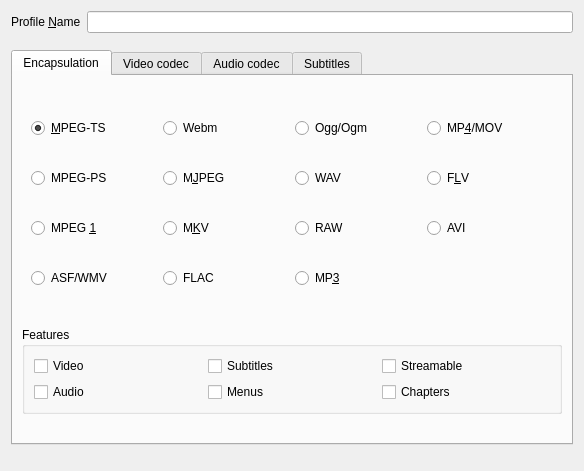
<?xml version="1.0" encoding="UTF-8"?>
<ui version="4.0">
 <class>Profiles</class>
 <widget class="QWidget" name="Profiles">
  <property name="geometry">
   <rect>
    <x>0</x>
    <y>0</y>
    <width>584</width>
    <height>471</height>
   </rect>
  </property>
  <property name="windowTitle">
   <string>Profile edition</string>
  </property>
  <layout class="QFormLayout" name="formLayout_4">
   <item row="3" column="0" colspan="2">
    <widget class="QTabWidget" name="tabWidget">
     <property name="sizePolicy">
      <sizepolicy hsizetype="Preferred" vsizetype="Preferred">
       <horstretch>0</horstretch>
       <verstretch>0</verstretch>
      </sizepolicy>
     </property>
     <property name="currentIndex">
      <number>0</number>
     </property>
     <widget class="QWidget" name="muxertab">
      <attribute name="title">
       <string>Encapsulation</string>
      </attribute>
      <layout class="QVBoxLayout" name="verticalLayout">
       <item>
        <widget class="QWidget" name="muxer" native="true">
         <property name="sizePolicy">
          <sizepolicy hsizetype="Expanding" vsizetype="Preferred">
           <horstretch>0</horstretch>
           <verstretch>0</verstretch>
          </sizepolicy>
         </property>
         <layout class="QGridLayout" name="gridLayout_5">
          <item row="3" column="1">
           <widget class="QRadioButton" name="FLACMux">
            <property name="text">
             <string>FLAC</string>
            </property>
            <attribute name="buttonGroup">
             <string notr="true">buttonGroup</string>
            </attribute>
           </widget>
          </item>
          <item row="0" column="3">
           <widget class="QRadioButton" name="MOVMux">
            <property name="text">
             <string>MP&amp;4/MOV</string>
            </property>
            <attribute name="buttonGroup">
             <string notr="true">buttonGroup</string>
            </attribute>
           </widget>
          </item>
          <item row="0" column="2">
           <widget class="QRadioButton" name="OggMux">
            <property name="text">
             <string>Ogg/Ogm</string>
            </property>
            <attribute name="buttonGroup">
             <string notr="true">buttonGroup</string>
            </attribute>
           </widget>
          </item>
          <item row="2" column="1">
           <widget class="QRadioButton" name="MKVMux">
            <property name="text">
             <string>M&amp;KV</string>
            </property>
            <attribute name="buttonGroup">
             <string notr="true">buttonGroup</string>
            </attribute>
           </widget>
          </item>
          <item row="1" column="1">
           <widget class="QRadioButton" name="MJPEGMux">
            <property name="text">
             <string>M&amp;JPEG</string>
            </property>
            <attribute name="buttonGroup">
             <string notr="true">buttonGroup</string>
            </attribute>
           </widget>
          </item>
          <item row="1" column="0">
           <widget class="QRadioButton" name="PSMux">
            <property name="text">
             <string>MPEG-PS</string>
            </property>
            <attribute name="buttonGroup">
             <string notr="true">buttonGroup</string>
            </attribute>
           </widget>
          </item>
          <item row="1" column="3">
           <widget class="QRadioButton" name="FLVMux">
            <property name="text">
             <string>F&amp;LV</string>
            </property>
            <attribute name="buttonGroup">
             <string notr="true">buttonGroup</string>
            </attribute>
           </widget>
          </item>
          <item row="0" column="0">
           <widget class="QRadioButton" name="TSMux">
            <property name="text">
             <string>&amp;MPEG-TS</string>
            </property>
            <property name="checked">
             <bool>true</bool>
            </property>
            <attribute name="buttonGroup">
             <string notr="true">buttonGroup</string>
            </attribute>
           </widget>
          </item>
          <item row="2" column="2">
           <widget class="QRadioButton" name="RAWMux">
            <property name="text">
             <string>RAW</string>
            </property>
            <attribute name="buttonGroup">
             <string notr="true">buttonGroup</string>
            </attribute>
           </widget>
          </item>
          <item row="1" column="2">
           <widget class="QRadioButton" name="WAVMux">
            <property name="text">
             <string>WAV</string>
            </property>
            <attribute name="buttonGroup">
             <string notr="true">buttonGroup</string>
            </attribute>
           </widget>
          </item>
          <item row="0" column="1">
           <widget class="QRadioButton" name="WEBMux">
            <property name="text">
             <string>Webm</string>
            </property>
            <attribute name="buttonGroup">
             <string notr="true">buttonGroup</string>
            </attribute>
           </widget>
          </item>
          <item row="2" column="0">
           <widget class="QRadioButton" name="MPEG1Mux">
            <property name="text">
             <string>MPEG &amp;1</string>
            </property>
            <attribute name="buttonGroup">
             <string notr="true">buttonGroup</string>
            </attribute>
           </widget>
          </item>
          <item row="2" column="3">
           <widget class="QRadioButton" name="AVIMux">
            <property name="text">
             <string>AVI</string>
            </property>
            <attribute name="buttonGroup">
             <string notr="true">buttonGroup</string>
            </attribute>
           </widget>
          </item>
          <item row="3" column="0">
           <widget class="QRadioButton" name="ASFMux">
            <property name="text">
             <string>ASF/WMV</string>
            </property>
            <attribute name="buttonGroup">
             <string notr="true">buttonGroup</string>
            </attribute>
           </widget>
          </item>
          <item row="3" column="2">
           <widget class="QRadioButton" name="MP3Mux">
            <property name="text">
             <string>MP&amp;3</string>
            </property>
            <attribute name="buttonGroup">
             <string notr="true">buttonGroup</string>
            </attribute>
           </widget>
          </item>
         </layout>
        </widget>
       </item>
       <item>
        <widget class="QGroupBox" name="muxcaps">
         <property name="sizePolicy">
          <sizepolicy hsizetype="Preferred" vsizetype="Maximum">
           <horstretch>0</horstretch>
           <verstretch>0</verstretch>
          </sizepolicy>
         </property>
         <property name="title">
          <string>Features</string>
         </property>
         <layout class="QGridLayout" name="gridLayout_7">
          <item row="0" column="3">
           <widget class="YesNoCheckBox" name="capsubs">
            <property name="focusPolicy">
             <enum>Qt::NoFocus</enum>
            </property>
            <property name="text">
             <string>Subtitles</string>
            </property>
           </widget>
          </item>
          <item row="0" column="4">
           <widget class="YesNoCheckBox" name="capstream">
            <property name="focusPolicy">
             <enum>Qt::NoFocus</enum>
            </property>
            <property name="text">
             <string>Streamable</string>
            </property>
           </widget>
          </item>
          <item row="2" column="4">
           <widget class="YesNoCheckBox" name="capchaps">
            <property name="focusPolicy">
             <enum>Qt::NoFocus</enum>
            </property>
            <property name="text">
             <string>Chapters</string>
            </property>
           </widget>
          </item>
          <item row="2" column="0">
           <widget class="YesNoCheckBox" name="capaudio">
            <property name="focusPolicy">
             <enum>Qt::NoFocus</enum>
            </property>
            <property name="text">
             <string>Audio</string>
            </property>
           </widget>
          </item>
          <item row="0" column="0">
           <widget class="YesNoCheckBox" name="capvideo">
            <property name="focusPolicy">
             <enum>Qt::NoFocus</enum>
            </property>
            <property name="text">
             <string>Video</string>
            </property>
           </widget>
          </item>
          <item row="2" column="3">
           <widget class="YesNoCheckBox" name="capmenu">
            <property name="focusPolicy">
             <enum>Qt::NoFocus</enum>
            </property>
            <property name="text">
             <string>Menus</string>
            </property>
           </widget>
          </item>
         </layout>
        </widget>
       </item>
       <item>
        <widget class="QLabel" name="muxerwarning">
         <property name="sizePolicy">
          <sizepolicy hsizetype="Preferred" vsizetype="Maximum">
           <horstretch>0</horstretch>
           <verstretch>0</verstretch>
          </sizepolicy>
         </property>
         <property name="styleSheet">
          <string notr="true"/>
         </property>
         <property name="text">
          <string/>
         </property>
        </widget>
       </item>
      </layout>
     </widget>
     <widget class="QWidget" name="videoCodec">
      <property name="enabled">
       <bool>true</bool>
      </property>
      <attribute name="title">
       <string>Video codec</string>
      </attribute>
      <layout class="QVBoxLayout" name="verticalLayout_2">
       <property name="spacing">
        <number>6</number>
       </property>
       <item>
        <widget class="QGroupBox" name="valueholder_video_enable">
         <property name="title">
          <string>Video</string>
         </property>
         <property name="flat">
          <bool>true</bool>
         </property>
         <property name="checkable">
          <bool>true</bool>
         </property>
         <property name="checked">
          <bool>true</bool>
         </property>
         <layout class="QVBoxLayout" name="verticalLayout_5">
          <property name="leftMargin">
           <number>0</number>
          </property>
          <property name="rightMargin">
           <number>0</number>
          </property>
          <item>
           <widget class="QCheckBox" name="valueholder_video_copy">
            <property name="text">
             <string>Keep original video track</string>
            </property>
           </widget>
          </item>
          <item>
           <widget class="QTabWidget" name="transcodevideo">
            <property name="currentIndex">
             <number>0</number>
            </property>
            <widget class="QWidget" name="tab_1">
             <attribute name="title">
              <string>Encoding parameters</string>
             </attribute>
             <layout class="QFormLayout" name="formLayout_2">
              <property name="fieldGrowthPolicy">
               <enum>QFormLayout::AllNonFixedFieldsGrow</enum>
              </property>
              <item row="0" column="0">
               <widget class="QLabel" name="vCodecLabel">
                <property name="enabled">
                 <bool>true</bool>
                </property>
                <property name="text">
                 <string>Codec</string>
                </property>
                <property name="buddy">
                 <cstring>valueholder_video_codec</cstring>
                </property>
               </widget>
              </item>
              <item row="0" column="1">
               <widget class="QComboBox" name="valueholder_video_codec">
                <property name="editable">
                 <bool>false</bool>
                </property>
               </widget>
              </item>
              <item row="1" column="0">
               <widget class="QLabel" name="vBitrateLabel">
                <property name="text">
                 <string>Bitrate</string>
                </property>
                <property name="buddy">
                 <cstring>valueholder_vcodec_bitrate</cstring>
                </property>
               </widget>
              </item>
              <item row="3" column="0">
               <widget class="QLabel" name="vFrameLabel">
                <property name="text">
                 <string>Fra&amp;me Rate</string>
                </property>
                <property name="buddy">
                 <cstring>valueholder_vcodec_framerate</cstring>
                </property>
               </widget>
              </item>
              <item row="3" column="1">
               <widget class="QDoubleSpinBox" name="valueholder_vcodec_framerate">
                <property name="alignment">
                 <set>Qt::AlignRight|Qt::AlignTrailing|Qt::AlignVCenter</set>
                </property>
                <property name="specialValueText">
                 <string>Same as source</string>
                </property>
                <property name="prefix">
                 <string/>
                </property>
                <property name="suffix">
                 <string> fps</string>
                </property>
               </widget>
              </item>
              <item row="4" column="0">
               <widget class="QLabel" name="label_4">
                <property name="text">
                 <string>Custom options</string>
                </property>
                <property name="buddy">
                 <cstring>valueholder_vcodec_custom</cstring>
                </property>
               </widget>
              </item>
              <item row="4" column="1">
               <widget class="QLineEdit" name="valueholder_vcodec_custom"/>
              </item>
              <item row="2" column="0">
               <widget class="QLabel" name="label_3">
                <property name="sizePolicy">
                 <sizepolicy hsizetype="Maximum" vsizetype="Preferred">
                  <horstretch>0</horstretch>
                  <verstretch>0</verstretch>
                 </sizepolicy>
                </property>
                <property name="text">
                 <string>&amp;Quality</string>
                </property>
                <property name="buddy">
                 <cstring>valueholder_vcodec_qp</cstring>
                </property>
               </widget>
              </item>
              <item row="2" column="1">
               <widget class="QSpinBox" name="valueholder_vcodec_qp">
                <property name="alignment">
                 <set>Qt::AlignRight|Qt::AlignTrailing|Qt::AlignVCenter</set>
                </property>
                <property name="specialValueText">
                 <string>Not Used</string>
                </property>
               </widget>
              </item>
              <item row="1" column="1">
               <widget class="QSpinBox" name="valueholder_vcodec_bitrate">
                <property name="alignment">
                 <set>Qt::AlignRight|Qt::AlignTrailing|Qt::AlignVCenter</set>
                </property>
                <property name="specialValueText">
                 <string>Not Used</string>
                </property>
                <property name="accelerated">
                 <bool>true</bool>
                </property>
                <property name="suffix">
                 <string> kb/s</string>
                </property>
                <property name="minimum">
                 <number>0</number>
                </property>
                <property name="maximum">
                 <number>32768</number>
                </property>
                <property name="singleStep">
                 <number>16</number>
                </property>
                <property name="value">
                 <number>800</number>
                </property>
                <property name="stepType">
                 <enum>QAbstractSpinBox::AdaptiveDecimalStepType</enum>
                </property>
               </widget>
              </item>
             </layout>
            </widget>
            <widget class="QWidget" name="tab">
             <attribute name="title">
              <string>Resolution</string>
             </attribute>
             <layout class="QFormLayout" name="formLayout_6">
              <property name="fieldGrowthPolicy">
               <enum>QFormLayout::AllNonFixedFieldsGrow</enum>
              </property>
              <item row="0" column="0" colspan="2">
               <widget class="QLabel" name="label">
                <property name="sizePolicy">
                 <sizepolicy hsizetype="Preferred" vsizetype="Minimum">
                  <horstretch>0</horstretch>
                  <verstretch>0</verstretch>
                 </sizepolicy>
                </property>
                <property name="text">
                 <string>You just need to fill one of the three following parameters, VLC will autodetect the other using the original aspect ratio</string>
                </property>
                <property name="wordWrap">
                 <bool>true</bool>
                </property>
               </widget>
              </item>
              <item row="2" column="0">
               <widget class="QLabel" name="vScaleLabel">
                <property name="text">
                 <string>Scale</string>
                </property>
                <property name="buddy">
                 <cstring>valueholder_vcodec_scale</cstring>
                </property>
               </widget>
              </item>
              <item row="2" column="1">
               <widget class="QComboBox" name="valueholder_vcodec_scale">
                <property name="editable">
                 <bool>true</bool>
                </property>
               </widget>
              </item>
              <item row="3" column="0">
               <widget class="QLabel" name="Framesize">
                <property name="text">
                 <string>Frame size</string>
                </property>
               </widget>
              </item>
              <item row="3" column="1">
               <layout class="QHBoxLayout" name="horizontalLayout">
                <item>
                 <widget class="QLabel" name="widthLabel">
                  <property name="text">
                   <string>Width</string>
                  </property>
                  <property name="alignment">
                   <set>Qt::AlignRight|Qt::AlignTrailing|Qt::AlignVCenter</set>
                  </property>
                  <property name="buddy">
                   <cstring>valueholder_vcodec_width</cstring>
                  </property>
                 </widget>
                </item>
                <item>
                 <widget class="QSpinBox" name="valueholder_vcodec_width">
                  <property name="specialValueText">
                   <string>Auto</string>
                  </property>
                  <property name="suffix">
                   <string>px</string>
                  </property>
                  <property name="maximum">
                   <number>9999</number>
                  </property>
                  <property name="singleStep">
                   <number>8</number>
                  </property>
                 </widget>
                </item>
                <item>
                 <widget class="QLabel" name="heightLabel">
                  <property name="text">
                   <string>Height</string>
                  </property>
                  <property name="alignment">
                   <set>Qt::AlignRight|Qt::AlignTrailing|Qt::AlignVCenter</set>
                  </property>
                  <property name="buddy">
                   <cstring>valueholder_vcodec_height</cstring>
                  </property>
                 </widget>
                </item>
                <item>
                 <widget class="QSpinBox" name="valueholder_vcodec_height">
                  <property name="specialValueText">
                   <string>Auto</string>
                  </property>
                  <property name="suffix">
                   <string>px</string>
                  </property>
                  <property name="maximum">
                   <number>9999</number>
                  </property>
                  <property name="singleStep">
                   <number>8</number>
                  </property>
                 </widget>
                </item>
               </layout>
              </item>
             </layout>
            </widget>
            <widget class="QWidget" name="tab_2">
             <attribute name="title">
              <string>Filters</string>
             </attribute>
             <layout class="QGridLayout" name="gridLayout">
              <item row="0" column="0" rowspan="2">
               <widget class="QListWidget" name="valueholder_video_filters"/>
              </item>
             </layout>
            </widget>
           </widget>
          </item>
         </layout>
        </widget>
       </item>
      </layout>
     </widget>
     <widget class="QWidget" name="audioCodec">
      <attribute name="title">
       <string>Audio codec</string>
      </attribute>
      <layout class="QVBoxLayout" name="verticalLayout_3">
       <item>
        <widget class="QGroupBox" name="valueholder_audio_enable">
         <property name="title">
          <string>Audio</string>
         </property>
         <property name="flat">
          <bool>true</bool>
         </property>
         <property name="checkable">
          <bool>true</bool>
         </property>
         <layout class="QVBoxLayout" name="verticalLayout_6">
          <property name="leftMargin">
           <number>0</number>
          </property>
          <property name="rightMargin">
           <number>0</number>
          </property>
          <item>
           <widget class="QCheckBox" name="valueholder_audio_copy">
            <property name="text">
             <string>Keep original audio track</string>
            </property>
           </widget>
          </item>
          <item>
           <widget class="QTabWidget" name="transcodeaudio">
            <property name="currentIndex">
             <number>0</number>
            </property>
            <widget class="QWidget" name="tab_3">
             <attribute name="title">
              <string>Encoding parameters</string>
             </attribute>
             <layout class="QFormLayout" name="formLayout">
              <item row="0" column="0">
               <widget class="QLabel" name="aCodecLabel">
                <property name="text">
                 <string>Codec</string>
                </property>
                <property name="buddy">
                 <cstring>valueholder_audio_codec</cstring>
                </property>
               </widget>
              </item>
              <item row="0" column="1">
               <widget class="QComboBox" name="valueholder_audio_codec"/>
              </item>
              <item row="1" column="0">
               <widget class="QLabel" name="aBitrateLabel">
                <property name="text">
                 <string>Bitrate</string>
                </property>
                <property name="buddy">
                 <cstring>valueholder_acodec_bitrate</cstring>
                </property>
               </widget>
              </item>
              <item row="2" column="0">
               <widget class="QLabel" name="aChannelsLabel">
                <property name="text">
                 <string>Channels</string>
                </property>
                <property name="buddy">
                 <cstring>valueholder_acodec_channels</cstring>
                </property>
               </widget>
              </item>
              <item row="1" column="1">
               <widget class="QSpinBox" name="valueholder_acodec_bitrate">
                <property name="alignment">
                 <set>Qt::AlignRight|Qt::AlignTrailing|Qt::AlignVCenter</set>
                </property>
                <property name="suffix">
                 <string> kb/s</string>
                </property>
                <property name="minimum">
                 <number>8</number>
                </property>
                <property name="maximum">
                 <number>512</number>
                </property>
                <property name="value">
                 <number>128</number>
                </property>
               </widget>
              </item>
              <item row="2" column="1">
               <widget class="QSpinBox" name="valueholder_acodec_channels">
                <property name="alignment">
                 <set>Qt::AlignRight|Qt::AlignTrailing|Qt::AlignVCenter</set>
                </property>
                <property name="minimum">
                 <number>1</number>
                </property>
                <property name="maximum">
                 <number>10</number>
                </property>
                <property name="value">
                 <number>2</number>
                </property>
               </widget>
              </item>
              <item row="3" column="0">
               <widget class="QLabel" name="aSampleLabel">
                <property name="text">
                 <string>Sa&amp;mple Rate</string>
                </property>
                <property name="buddy">
                 <cstring>valueholder_acodec_samplerate</cstring>
                </property>
               </widget>
              </item>
              <item row="3" column="1">
               <widget class="QComboBox" name="valueholder_acodec_samplerate"/>
              </item>
              <item row="4" column="0">
               <widget class="QLabel" name="aGainLabel">
                <property name="text">
                 <string>Volume</string>
                </property>
                <property name="buddy">
                 <cstring>valueholder_acodec_gain</cstring>
                </property>
               </widget>
              </item>
              <item row="4" column="1">
               <widget class="QDoubleSpinBox" name="valueholder_acodec_gain">
                <property name="toolTip">
                 <string>Boost or reduce the audio volume of the output file.
0 = No change. 100% = original volume. 200% = double volume.</string>
                </property>
                <property name="alignment">
                 <set>Qt::AlignRight|Qt::AlignTrailing|Qt::AlignVCenter</set>
                </property>
                <property name="specialValueText">
                 <string>No change</string>
                </property>
                <property name="suffix">
                 <string> %</string>
                </property>
                <property name="minimum">
                 <double>0.000000</double>
                </property>
                <property name="maximum">
                 <double>400.000000</double>
                </property>
                <property name="singleStep">
                 <double>10.000000</double>
                </property>
                <property name="value">
                 <double>0.000000</double>
                </property>
               </widget>
              </item>
             </layout>
            </widget>
            <widget class="QWidget" name="tab_4">
             <attribute name="title">
              <string>Filters</string>
             </attribute>
             <layout class="QGridLayout" name="gridLayout_2">
              <item row="0" column="0" rowspan="2">
               <widget class="QListWidget" name="valueholder_audio_filters"/>
              </item>
             </layout>
            </widget>
           </widget>
          </item>
         </layout>
        </widget>
       </item>
       <item>
        <spacer name="verticalSpacer">
         <property name="orientation">
          <enum>Qt::Vertical</enum>
         </property>
         <property name="sizeHint" stdset="0">
          <size>
           <width>20</width>
           <height>40</height>
          </size>
         </property>
        </spacer>
       </item>
      </layout>
     </widget>
     <widget class="QWidget" name="subtitles">
      <attribute name="title">
       <string>Subtitles</string>
      </attribute>
      <layout class="QVBoxLayout" name="verticalLayout_4">
       <item>
        <widget class="QGroupBox" name="valueholder_subtitles_enable">
         <property name="title">
          <string>Subtitles</string>
         </property>
         <property name="flat">
          <bool>true</bool>
         </property>
         <property name="checkable">
          <bool>true</bool>
         </property>
         <layout class="QFormLayout" name="formLayout_5">
          <item row="0" column="0">
           <widget class="QLabel" name="label_2">
            <property name="text">
             <string>Codec</string>
            </property>
            <property name="buddy">
             <cstring>valueholder_subtitles_codec</cstring>
            </property>
           </widget>
          </item>
          <item row="0" column="1">
           <widget class="QComboBox" name="valueholder_subtitles_codec"/>
          </item>
          <item row="1" column="0" colspan="2">
           <widget class="QCheckBox" name="valueholder_subtitles_overlay">
            <property name="text">
             <string>Overlay subtitles on the video</string>
            </property>
           </widget>
          </item>
         </layout>
        </widget>
       </item>
      </layout>
     </widget>
    </widget>
   </item>
   <item row="4" column="1">
    <widget class="QDialogButtonBox" name="buttonBox"/>
   </item>
   <item row="1" column="1">
    <widget class="QLineEdit" name="profileLine"/>
   </item>
   <item row="1" column="0">
    <widget class="QLabel" name="label_5">
     <property name="text">
      <string>Profile &amp;Name</string>
     </property>
     <property name="buddy">
      <cstring>profileLine</cstring>
     </property>
    </widget>
   </item>
   <item row="2" column="0" colspan="2">
    <spacer name="verticalSpacer_2">
     <property name="orientation">
      <enum>Qt::Vertical</enum>
     </property>
     <property name="sizeType">
      <enum>QSizePolicy::Fixed</enum>
     </property>
     <property name="sizeHint" stdset="0">
      <size>
       <width>20</width>
       <height>5</height>
      </size>
     </property>
    </spacer>
   </item>
  </layout>
 </widget>
 <customwidgets>
  <customwidget>
   <class>YesNoCheckBox</class>
   <extends>QCheckBox</extends>
   <header>widgets/native/customwidgets.hpp</header>
  </customwidget>
 </customwidgets>
 <tabstops>
  <tabstop>profileLine</tabstop>
  <tabstop>tabWidget</tabstop>
  <tabstop>TSMux</tabstop>
  <tabstop>WEBMux</tabstop>
  <tabstop>OggMux</tabstop>
  <tabstop>MOVMux</tabstop>
  <tabstop>PSMux</tabstop>
  <tabstop>MJPEGMux</tabstop>
  <tabstop>WAVMux</tabstop>
  <tabstop>FLVMux</tabstop>
  <tabstop>MPEG1Mux</tabstop>
  <tabstop>MKVMux</tabstop>
  <tabstop>RAWMux</tabstop>
  <tabstop>AVIMux</tabstop>
  <tabstop>ASFMux</tabstop>
  <tabstop>FLACMux</tabstop>
  <tabstop>MP3Mux</tabstop>
  <tabstop>valueholder_video_enable</tabstop>
  <tabstop>valueholder_video_copy</tabstop>
  <tabstop>transcodevideo</tabstop>
  <tabstop>valueholder_video_codec</tabstop>
  <tabstop>valueholder_vcodec_bitrate</tabstop>
  <tabstop>valueholder_vcodec_qp</tabstop>
  <tabstop>valueholder_vcodec_framerate</tabstop>
  <tabstop>valueholder_vcodec_custom</tabstop>
  <tabstop>valueholder_vcodec_scale</tabstop>
  <tabstop>valueholder_vcodec_width</tabstop>
  <tabstop>valueholder_vcodec_height</tabstop>
  <tabstop>valueholder_video_filters</tabstop>
  <tabstop>valueholder_audio_enable</tabstop>
  <tabstop>valueholder_audio_copy</tabstop>
  <tabstop>transcodeaudio</tabstop>
  <tabstop>valueholder_audio_codec</tabstop>
  <tabstop>valueholder_acodec_bitrate</tabstop>
  <tabstop>valueholder_acodec_channels</tabstop>
  <tabstop>valueholder_acodec_samplerate</tabstop>
  <tabstop>valueholder_audio_filters</tabstop>
  <tabstop>valueholder_subtitles_enable</tabstop>
  <tabstop>valueholder_subtitles_codec</tabstop>
  <tabstop>valueholder_subtitles_overlay</tabstop>
 </tabstops>
 <resources/>
 <connections/>
 <buttongroups>
  <buttongroup name="buttonGroup"/>
 </buttongroups>
</ui>
